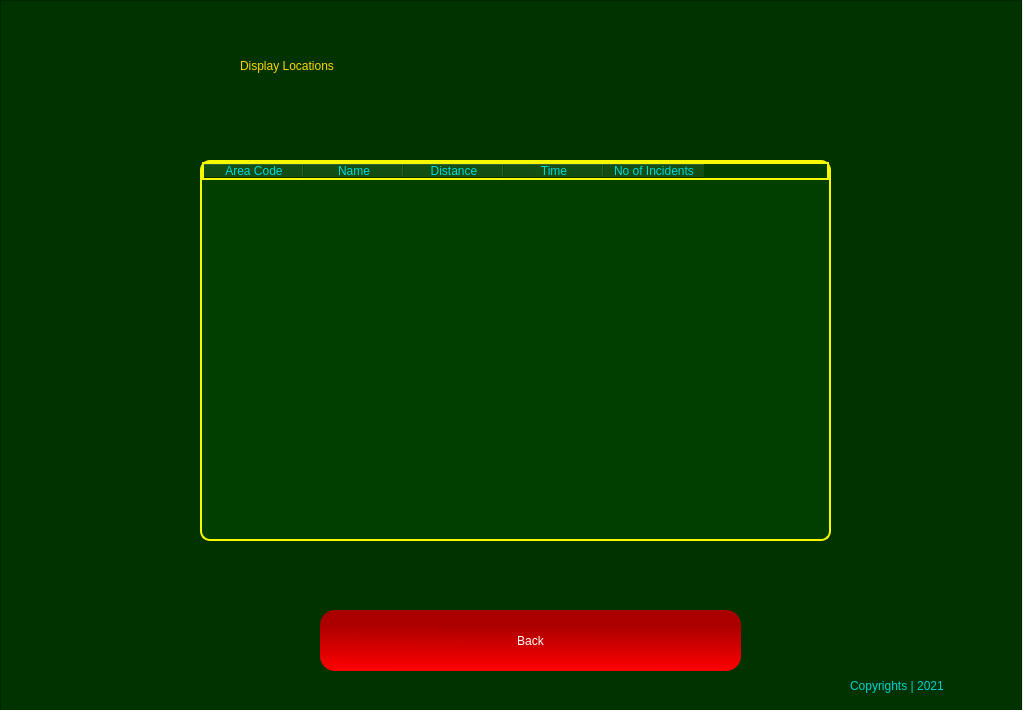
<?xml version="1.0" encoding="UTF-8"?>
<ui version="4.0">
 <class>Form</class>
 <widget class="QWidget" name="Form">
  <property name="geometry">
   <rect>
    <x>0</x>
    <y>0</y>
    <width>1023</width>
    <height>710</height>
   </rect>
  </property>
  <property name="windowTitle">
   <string>Form</string>
  </property>
  <widget class="QFrame" name="frame">
   <property name="geometry">
    <rect>
     <x>0</x>
     <y>0</y>
     <width>1022</width>
     <height>713</height>
    </rect>
   </property>
   <property name="styleSheet">
    <string notr="true">QFrame{

background-color: rgb(0, 51, 0);
color: rgb(0, 0, 0);

}
</string>
   </property>
   <property name="frameShape">
    <enum>QFrame::StyledPanel</enum>
   </property>
   <property name="frameShadow">
    <enum>QFrame::Raised</enum>
   </property>
   <widget class="QLabel" name="label_5">
    <property name="geometry">
     <rect>
      <x>240</x>
      <y>30</y>
      <width>591</width>
      <height>71</height>
     </rect>
    </property>
    <property name="styleSheet">
     <string notr="true">font: 87 36pt &quot;Arial Black&quot;;
color: rgb(255, 213, 0);</string>
    </property>
    <property name="text">
     <string>Display Locations</string>
    </property>
   </widget>
   <widget class="QLabel" name="label_7">
    <property name="geometry">
     <rect>
      <x>30</x>
      <y>630</y>
      <width>71</width>
      <height>61</height>
     </rect>
    </property>
    <property name="styleSheet">
     <string notr="true">background-image: url(:/newPrefix/—Pngtree—red and black logo_5517319.png);</string>
    </property>
    <property name="text">
     <string/>
    </property>
    <property name="pixmap">
     <pixmap resource="mainLogo.qrc">:/newPrefix/—Pngtree—red and black logo_5517319.png</pixmap>
    </property>
    <property name="scaledContents">
     <bool>true</bool>
    </property>
   </widget>
   <widget class="QLabel" name="label_8">
    <property name="geometry">
     <rect>
      <x>850</x>
      <y>670</y>
      <width>161</width>
      <height>31</height>
     </rect>
    </property>
    <property name="styleSheet">
     <string notr="true">font: 25 12pt &quot;Bahnschrift Light&quot;;
color: rgb(0, 208, 208);</string>
    </property>
    <property name="text">
     <string>Copyrights | 2021</string>
    </property>
   </widget>
   <widget class="QPushButton" name="backBtn">
    <property name="geometry">
     <rect>
      <x>320</x>
      <y>610</y>
      <width>421</width>
      <height>61</height>
     </rect>
    </property>
    <property name="styleSheet">
     <string notr="true">QPushButton{
background-color: qlineargradient(spread:pad, x1:0.512, y1:0.238636, x2:0.493, y2:1, stop:0 rgba(170, 0, 0, 255), stop:1 rgba(255, 0, 0, 255));
border-radius:15px;
color: #FFF;
	font: 75 14pt &quot;Microsoft PhagsPa&quot;;

}

QPushButton:hover{

	background-color: rgb(138, 0, 0);
}</string>
    </property>
    <property name="text">
     <string>Back</string>
    </property>
   </widget>
   <widget class="QTableWidget" name="tableWidget">
    <property name="geometry">
     <rect>
      <x>200</x>
      <y>160</y>
      <width>631</width>
      <height>381</height>
     </rect>
    </property>
    <property name="styleSheet">
     <string notr="true">border: 2px solid rgb(248, 248, 0);
border-radius: 10px;
background-color: rgb(0, 63, 0);
color: rgb(0, 217, 217);</string>
    </property>
    <column>
     <property name="text">
      <string>Area Code</string>
     </property>
    </column>
    <column>
     <property name="text">
      <string>Name</string>
     </property>
    </column>
    <column>
     <property name="text">
      <string>Distance</string>
     </property>
    </column>
    <column>
     <property name="text">
      <string>Time</string>
     </property>
    </column>
    <column>
     <property name="text">
      <string>No of Incidents</string>
     </property>
    </column>
   </widget>
   <widget class="QLabel" name="label_9">
    <property name="geometry">
     <rect>
      <x>90</x>
      <y>20</y>
      <width>881</width>
      <height>581</height>
     </rect>
    </property>
    <property name="styleSheet">
     <string notr="true">background-image: url(:/newPrefix/—Pngtree—red and black logo_5517319.png);</string>
    </property>
    <property name="text">
     <string/>
    </property>
    <property name="pixmap">
     <pixmap resource="mainLogo.qrc">:/newPrefix/—Pngtree—red and black logo_5517319.png</pixmap>
    </property>
    <property name="scaledContents">
     <bool>true</bool>
    </property>
   </widget>
   <zorder>label_9</zorder>
   <zorder>label_5</zorder>
   <zorder>label_7</zorder>
   <zorder>label_8</zorder>
   <zorder>backBtn</zorder>
   <zorder>tableWidget</zorder>
  </widget>
 </widget>
 <resources>
  <include location="mainLogo.qrc"/>
  <include location="C:/WINDOWS/system32/mainLogo.qrc"/>
 </resources>
 <connections/>
</ui>
